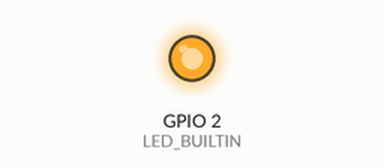
Bench run of a sketch on a simulated ESP8266 (NodeMCU). On the bench: output pins drawn as LEDs (lit = HIGH, except the on-board LED, lit = LOW). WiFi joins after 1.5 s; servers stay silent unless stated; what the sketch prints to the serial monitor is not drawn.

Above: at 0.1 s.
At 1.3 s:
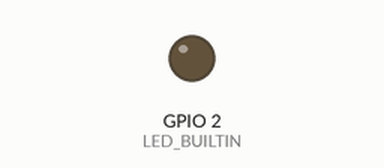
Timing chart, 0 to 2.8 s (numbered marks = the images above):
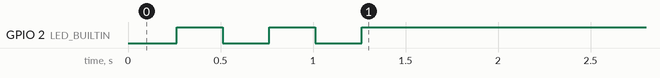

The sketch:

HostPinger.ino
```cpp
// (licence header left out)
#include <ESP8266WiFi.h>
#include <ESP8266Ping.h> //https://github.com/dancol90/ESP8266Ping
#include <WiFiClientSecure.h>

// SETTINGS
const char* ssid          = "YOURSSID";                                                        // WiFi SSID
const char* password      = "YOURWIFIPASSWORD";                                                // WiFi Password
const char* remote_host[] = {"192.168.1.1","www.google.com"};                                  // Hosts to check
const char* host          = "graph-eu01-euwest1.api.smartthings.com";                          // Home automation API URL
String url                = "/api/smartapps/installations/YOURAPPID";                          // Home automation API URL suffix
String accToken           = "YOURACCESSTOKEN";                                                 // Home automation API Access Token

int delaySeconds          = 10;                                       // Number of seconds for next loop after checking all hosts
bool advancedDebug        = false;                                    // When true this will take longer as it waits for a response
bool heartBeat            = false;                                    // When true this will send current state with every loop

// DO NOT EDIT BELOW
const int httpsPort = 443;
int hostCount = sizeof(remote_host)/sizeof(char *); //array size
char* activeClients[sizeof(remote_host)];

// Get disconnecct event
WiFiEventHandler disconnectedEventHandler;

//+=============================================================================
// Gets called when device loses connection to the accesspoint
//
void lostWifiCallback (const WiFiEventStationModeDisconnected& evt) {
  Serial.println("Lost Wifi");
  // reset and try again, or maybe put it to deep sleep
  ESP.reset();
  delay(1000);
}

void setup() {
  Serial.begin(115200);
  delay(10);
  pinMode(LED_BUILTIN, OUTPUT);
  // We start by connecting to a WiFi network
  Serial.println();
  Serial.println("Connecting to WiFi");
  disconnectedEventHandler = WiFi.onStationModeDisconnected([](const WiFiEventStationModeDisconnected& event)
  {
    Serial.println("Lost Wifi");
    ESP.reset();
    delay(1000);
  });

  WiFi.mode(WIFI_STA);
  WiFi.begin(ssid, password);

  while (WiFi.status() != WL_CONNECTED) {
    digitalWrite(LED_BUILTIN, LOW);
    Serial.print(".");
    delay(250);
    Serial.print(".");
    digitalWrite(LED_BUILTIN, HIGH);
    delay(250);
  }
  Serial.println();
  Serial.print("WiFi connected with ip ");
  Serial.println(WiFi.localIP());
}

void loop() {
  // Loop through hosts and check state
  for (int thisHost = 0; thisHost < hostCount; thisHost++) {

    Serial.print("[Pinging Host] ");
    Serial.print(remote_host[thisHost]);

    if(Ping.ping(remote_host[thisHost], 1)) {
      if(activeClients[thisHost] == "online"){
        if(heartBeat){
          if(sendToST(remote_host[thisHost], "online")){
            activeClients[thisHost] = "online";
          }
        }
        Serial.println(" -> ALREADY ONLINE");
      }else{
        Serial.println(" -> ONLINE");
        if(sendToST(remote_host[thisHost], "online")){
          activeClients[thisHost] = "online";
        }
      }
    } else {
      if(activeClients[thisHost] == "offline"){
        if(heartBeat){
          if(sendToST(remote_host[thisHost], "offline")){
            activeClients[thisHost] = "online";
          }
        }
        Serial.println(" -> ALREADY OFFLINE");
      }else{
        Serial.println(" -> OFFLINE");
        if(sendToST(remote_host[thisHost], "offline")){
          activeClients[thisHost] = "offline";
        }
      }
    }
  }
  Serial.print("Wait ");
  Serial.print(delaySeconds);
  Serial.println(" seconds...");
  delay(delaySeconds * 1000);
}

bool sendToST(const char* pingHost, String state){

  // Use WiFiClientSecure class to create TLS connection
  WiFiClientSecure client;
  Serial.print("connecting to ");
  Serial.println(host);
  if (!client.connect(host, httpsPort)) {
    Serial.println("connection failed");
    return false;
  }
  String url2 = url + "/statechanged/" + state + "?access_token=" + accToken + "&ipadd=" + pingHost;

  Serial.print("requesting URL: ");
  Serial.println(url2);

  client.print(String("GET ") + url2 + " HTTP/1.1\r\n" +
               "Host: " + host + "\r\n" +
               "User-Agent: BuildFailureDetectorESP8266\r\n" +
               "Connection: close\r\n\r\n");

  Serial.println("request sent");
  if(advancedDebug){
    while (client.connected()) {
      String line = client.readStringUntil('\n');
      if (line == "\r") {
        Serial.println("headers received");
        break;
      }
    }
    String line = client.readString();
    Serial.println("reply below (if blank this usually means successful:");
    Serial.println("==========");
    Serial.println(line);
    Serial.println("==========");
    Serial.println("closing connection");
  }
  return true;
}
```
